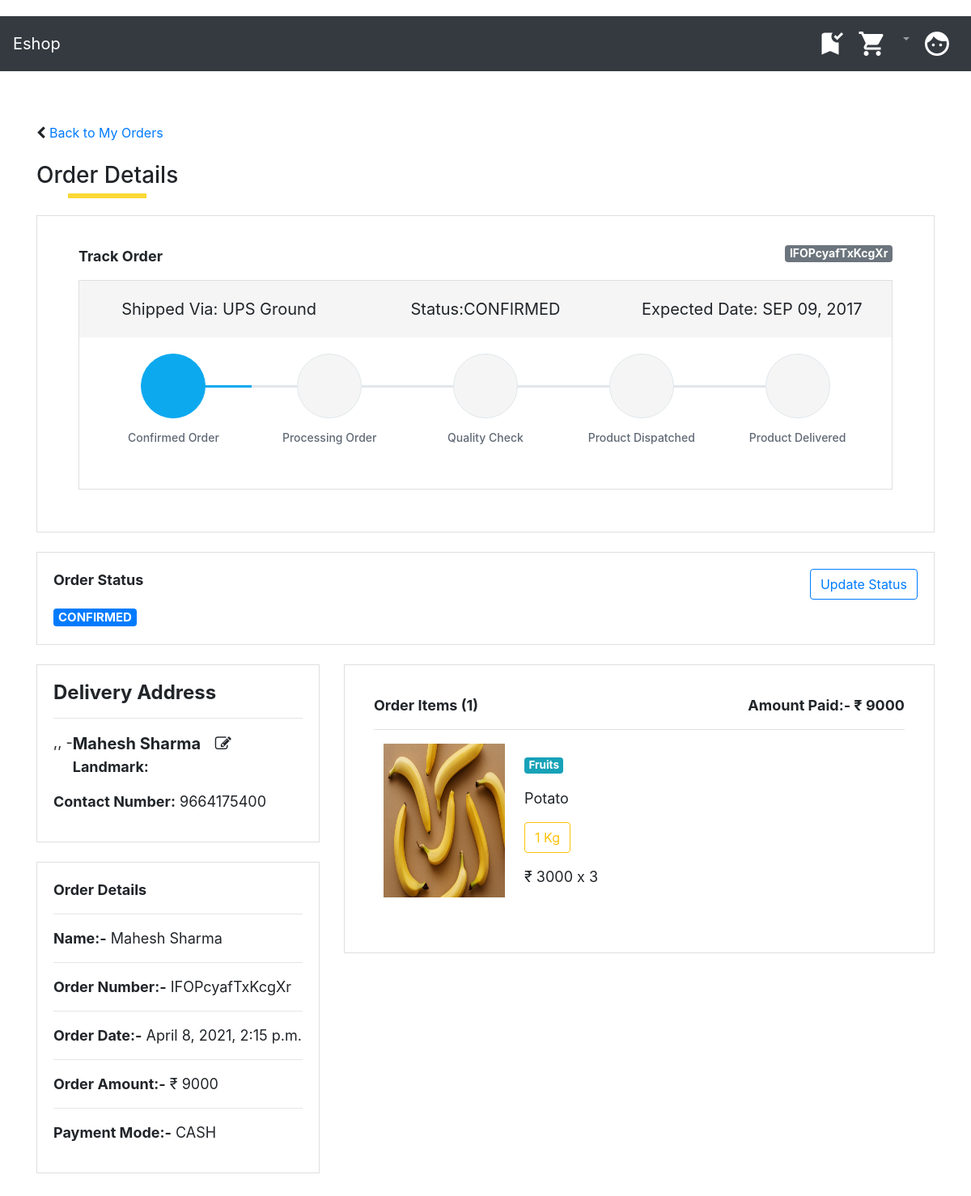
Page /order_detail/IFOPcyafTxKcgXr/ (signed in) on the committed database.
### home/models.py (models this page shows, shortened)
class Order(models.Model):
    order_code = models.CharField(max_length=15)
    customer = models.ForeignKey(Customer, on_delete=models.CASCADE,null=True)
    address = models.ForeignKey(Address, on_delete=models.CASCADE,null=True)
    payment_type = models.CharField(max_length=20,null=True)
    total_price = models.IntegerField(null=True)
    order_date = models.DateTimeField(auto_now_add=True)
    order_delivered_date = models.DateTimeField(null=True)
    status = models.CharField(max_length=10)
    def getProductCount(self):
        cart_item = CartItem.objects.filter(order_id=self.id)
        if cart_item != None:
            return cart_item.count()
        else:
            return ""

class Customer(models.Model):
    user = models.ForeignKey(User, on_delete=models.CASCADE,null=True)
    phone_no = models.CharField(max_length=50)
    gender = models.CharField(max_length=8)
    date_of_birth = models.CharField(null=True,max_length=15)

class CartItem(models.Model):
    product = models.ForeignKey(Product, on_delete=models.CASCADE,null=True)
    customer = models.ForeignKey(Customer, on_delete=models.CASCADE,null=True)
    quantity = models.IntegerField(default=1)
    total_price = models.IntegerField(default=0)
    order_id = models.IntegerField(default=0)
    ordered = models.BooleanField(default=False)

class Product(models.Model):
    name = models.CharField(max_length=50)
    description = models.CharField(max_length=200, default='' , null=True , blank=True)
    price = models.IntegerField(default=0)
    quantity = models.IntegerField(default=1)
    category = models.ForeignKey(Category, on_delete=models.CASCADE, default=1)
    unit_measure = models.ForeignKey(UnitMeasure, on_delete=models.CASCADE,null=True)
    image = models.ImageField(upload_to='uploads/products/',blank=True)
    is_favourite = models.BooleanField(default=False)

class Category(models.Model):
    name = models.CharField(max_length=50,unique = True)
    description = models.CharField(max_length=200, default='' , null=True , blank=True)

class UnitMeasure(models.Model):
    unit = models.CharField(max_length=50)
    description = models.CharField(max_length=200, default='' , null=True , blank=True)

### home/views.py (the view)
# urls.py: path('order_detail/<str:order_code>/',views.order_detail, name='order_detail'),
def order_detail(request,order_code):
    order = Order.objects.get(order_code=order_code)
    cart_items = CartItem.objects.filter(order_id=order.id)
    customer = Customer.objects.filter(user_id=request.session.get('user_id')).last()
    address = Address.objects.filter(customer_id=request.session.get('customer_id'),is_active=True).last()
    context = {
        "order" : order,
        "cart_items" : cart_items,
        "customer" : customer,
        "address" : address,
    }
    return render(request, 'order_detail.html',context)

### templates/order_detail.html (shortened to what this page needs)
{% extends "base.html" %}
{% load static %}
{% block content %}
    <div class="container mt-3">
        <br><br>
        <i class="fa fa-chevron-left" aria-hidden="true"></i><a style="text-decoration:none;" href="/order_listing">  Back to My Orders</a><br><br>
        <h3 class="pseudo_border">Order Details</h3>
        <br><br>
        <div class="row">
            <div class="col-sm-12">
                <div class="card p-3 box">
                    <blockquote class="blockquote mb-0 card-body">
                        <link rel="stylesheet" href="https://cdn.jsdelivr.net/npm/pixeden-stroke-7-icon@1.2.3/pe-icon-7-stroke/dist/pe-icon-7-stroke.min.css">
                        <div class="container padding-bottom-3x mb-1">
                            <p><b>Track Order</b><span id="order-code" style="float:right;" class="badge badge-secondary">{{order.order_code}}</span></p>
                                {% if order.status == 'CONFIRMED' or order.status == 'PROCESSING ORDER' or  order.status == 'QUALITY CHECK' or order.status == 'PRODUCT DISPATCHED' or order.status == 'DELIVERED' %}
                                    <div class="card mb-3">
                                        <div class="d-flex flex-wrap flex-sm-nowrap justify-content-between py-3 px-2 bg-secondary">
                                            <div class="w-100 text-center py-1 px-2"><span class="text-medium">Shipped Via:</span> UPS Ground</div>
                                            <div class="w-100 text-center py-1 px-2"><span class="text-medium">Status:</span>{{order.status}}</div>
                                            <div class="w-100 text-center py-1 px-2"><span class="text-medium">Expected Date:</span> SEP 09, 2017</div>
                                        </div>
                                        <div class="card-body">
                                            <div class="steps d-flex flex-wrap flex-sm-nowrap justify-content-between padding-top-2x padding-bottom-1x">
                                            <div class="step {% if order.status == 'CONFIRMED' or order.status == 'PROCESSING ORDER' or  order.status == 'QUALITY CHECK' or order.status == 'PRODUCT DISPATCHED' or order.status == 'DELIVERED' %}completed{% endif %}">
                                                <div class="step-icon-wrap">
                                                <div class="step-icon"></div>
                                                </div>
                                                <h4 class="step-title">Confirmed Order</h4>
                                            </div>
                                            <div class="step {% if order.status == 'PROCESSING ORDER' or order.status == 'QUALITY CHECK' or order.status == 'PRODUCT DISPATCHED' or order.status == 'DELIVERED'  %}completed{% endif %}">
                                                <div class="step-icon-wrap">
                                                <div class="step-icon"></div>
                                                </div>
                                                <h4 class="step-title">Processing Order</h4>
                                            </div>
                                            <div class="step {% if order.status == 'QUALITY CHECK' or order.status == 'PRODUCT DISPATCHED' or order.status == 'DELIVERED'%}completed{% endif %}">
                                                <div class="step-icon-wrap">
                                                <div class="step-icon"></div>
                                                </div>
                                                <h4 class="step-title">Quality Check</h4>
                                            </div>
                                            <div class="step {% if order.status == 'PRODUCT DISPATCHED' or order.status == 'DELIVERED'%}completed{% endif %}">
                                                <div class="step-icon-wrap">
                                                <div class="step-icon"></div>
                                                </div>
                                                <h4 class="step-title">Product Dispatched</h4>
                                            </div>
                                            <div class="step {% if order.status == 'DELIVERED'%}completed{% endif %}">
                                                <div class="step-icon-wrap">
                                                <div class="step-icon"></div>
                                                </div>
                                                <h4 class="step-title">Product Delivered</h4>
                                            </div>
                                            </div>
                                        </div>
                                    </div>
                                {% else %}
                                    <div class="alert alert-info" role="alert">
                                        <center>Tracking Won't be possible as {{order.status}}</center>
                                    </div>
                                {% endif %}
                            </blockquote>
                        </div>
                    </div>
                </div>
        <br>
        <div class="row">
            <div class="col-sm-12">
                <div class="card box">
                    <blockquote class="blockquote mb-0 card-body">
                        <p><b>Order Status</b> <button style="float:right;" type="button" class="btn btn-outline-primary" data-toggle="modal" data-target="#exampleModal">Update Status</button></p>
                        {% if order.status == "CONFIRMED" %}
                            <span class="badge badge-primary">{{order.status}}</span>
                        {% elif order.status == "PROCESSING ORDER" %}
                            <span class="badge badge-secondary">{{order.status}}</span>
                        {% elif order.status == "QUALITY CHECK" %}
                            <span class="badge badge-warning">{{order.status}}</span>
                        {% elif order.status == "PRODUCT DISPATCHED" %}
                            <span class="badge badge-info">{{order.status}}</span>
                        {% elif order.status == "ORDER FAILED" %}
                            <span class="badge badge-danger">{{order.status}}</span>
                        {% elif order.status == "ORDER CANCELLED" %}
                            <span class="badge badge-danger">{{order.status}}</span>
                        {% endif %}
                    </blockquote>
                </div>
            </div>
        </div>
        <br>
        <div class="row">
            <div class="col-sm-4">
                <div class="card box">
                    <blockquote class="blockquote mb-0 card-body">
                        <h4><b>Delivery Address</b></h4>
                        <hr>
                        <div class="form-check form-check-inline">
                            <b>{{customer.user.first_name}} {{customer.user.last_name}}</b>
                        </div>
                        <div class="form-check form-check-inline" style="width:9%;">
                            <a href="/address_form" class="custom-link" style=""> <i style="font-size: 20px;" class="fa fa-pencil-square-o" aria-hidden="true"></i></a>
                        </div>
                        <p style="float:left;">{{address.state}},{{address.city}},{{address.country}} - {{address.pincode}} </p>
                        <p style="float:left;"><b>Landmark:</b> {{address.landmark}}</p>
                        <p style="float:left;"><b>Contact Number:</b> {{customer.phone_no}}</p>
                    </blockquote>
                </div>
                <br>
                <div class="card box">
                    <blockquote class="blockquote mb-0 card-body">
                        <p><b>Order Details</b></p>
                        <hr>
                        <p><b>Name:-</b> <span>{{customer.user.first_name}} {{customer.user.last_name}}</span></p>
                        <hr>
                        <p><b>Order Number:-</b> <span>{{order.order_code}}</span></p>
                        <hr>
                        <p><b>Order Date:-</b> <span>{{order.order_date}}</span></p>
                        <hr>
                        <p><b>Order Amount:-</b> <span>₹ {{order.total_price}}</span></p>
                        <hr>
                        <p><b>Payment Mode:-</b> <span>{{order.payment_type}}</span></p>
                    </blockquote>
                </div>
            </div>
            <div class="col-sm-8">
                <div class="card p-3 box">
                    <blockquote class="blockquote mb-0 card-body">
                        <p><b>Order Items ({{order.getProductCount}})</b><span style="float:right;"><b>Amount Paid:- ₹ {{order.total_price}}</b></span></p>
                        <table class="table" style="">
                        <tbody>
                            {% for cart_item in cart_items %}
                                <tr>
                                    <td style="vertical-align: inherit;">
                                        <a href="/product_detail/{{cart_item.product_id}}"><img src="{{cart_item.product.image.url}}" width="150" height="190" /></a>
                                    </td>
                                    <td style="width:90%;">
                                        <p>
                                            <span class="badge badge-info">{{cart_item.product.category.name}}</span>
                                        </p>
                                        <p>Potato</p>
                                        <p><button title="Available In" type="button" class="btn btn-outline-warning">{{cart_item.product.quantity}} {{cart_item.product.unit_measure.unit}}</button></p>
                                        <p>₹ {{cart_item.product.price}} x {{cart_item.quantity}}</p>
                                    </td>
                                </tr>
                            {% endfor %}
                        </tbody>
                    </table>
                    </blockquote>
                </div>
            </div>
        </div>
    </div>
    <br><br><br>
{% endblock %}

### static/css/custom.css (style rules this page uses)
.pseudo_border { position:relative; display:inline-block; }
.pseudo_border:after { content:''; position:absolute; left:0;right:0; top:85%; margin: 10px auto; width:55%; height:6px; background:#FDD838; }
.custom-link { color: #212529; text-decoration: none; }

### rows in the picture
Order: order_code "IFOPcyafTxKcgXr", status "CONFIRMED", order_date "April 8, 2021, 2:15 p.m.", total_price "9000", payment_type "CASH", getProductCount "1"
Customer: user.first_name "Mahesh", user.last_name "Sharma", phone_no "9664175400"
CartItem: product.image (picture), product.category.name "Fruits", product.quantity "1", product.unit_measure.unit "Kg", product.price "3000", quantity "3"
